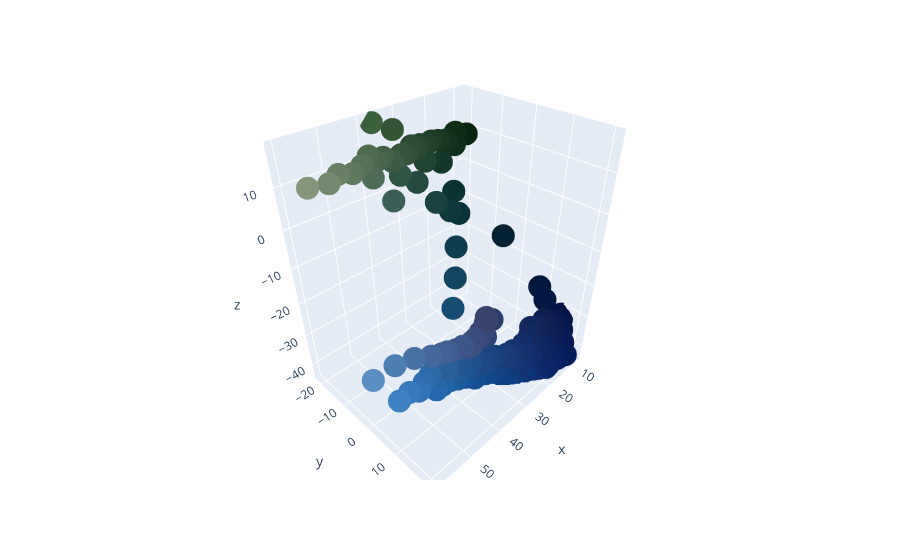

Source (notebook cell):
### Code cell
lab_color = np.array([bgr_to_lab(color) for color in colors])
# lab_color_str = [f"rgb({color[0]}, {color[1]}, {color[2]})" for color in lab_color]

fig = px.scatter_3d(x=lab_color[:, 0], y=lab_color[:, 1], z=lab_color[:, 2], color=colors_str, color_discrete_map="identity")
fig.show()
